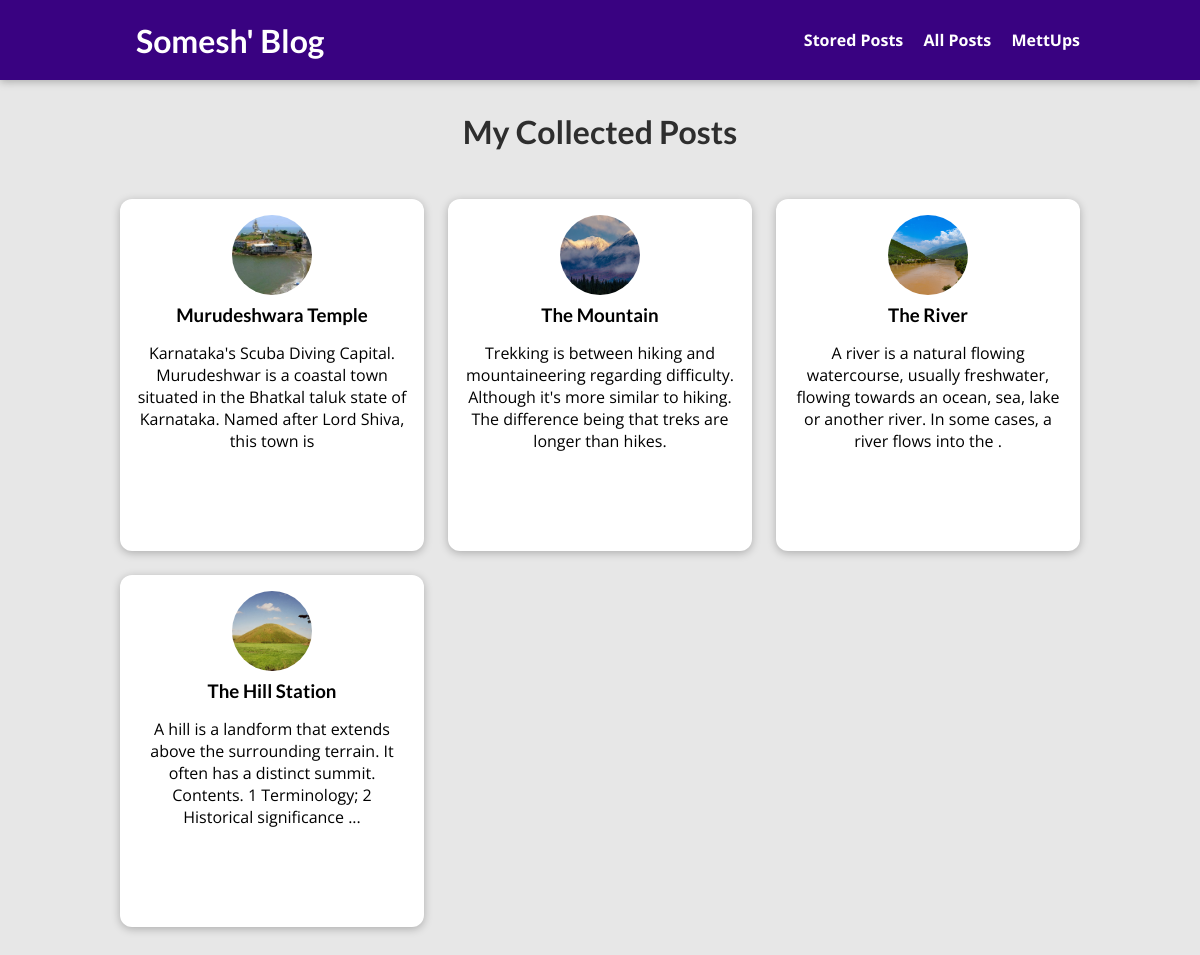
The page /posts on the database its author committed.
### blog/models.py (models this page shows, shortened)
class Post(models.Model):
    author = models.ForeignKey(Author, on_delete=models.SET_NULL, null=True, related_name='post_author')
    tags = models.ManyToManyField(Tag, related_name='post_tag')
    title = models.CharField(max_length=150)
    excerpt = models.CharField(max_length=200)
    image = models.ImageField(upload_to="posts", null=True)
    date = models.DateTimeField(auto_now=True)
    slug = models.SlugField(unique=True, db_index=True)
    content = models.TextField(validators=[MinLengthValidator(10)])

### blog/views.py (the view)
# urls.py: path('posts', views.AllPostsView.as_view(), name='post_page'),
class AllPostsView(ListView):
    model = Post
    template_name = 'blog/all_post.html'
    ordering = ('-date')
    context_object_name = 'post'

### blog/templates/blog/all_post.html (shortened to what this page needs)
{% extends 'base.html' %}
{% load static %}
{% block css_file %}
  <link rel="stylesheet" href="{% static 'blog/css/all_post.css' %}">
  <link rel="stylesheet" href="{% static 'blog/css/post.css' %}">
{% endblock %}
{% block content %}
<section id="all-posts">
  <h2>My Collected Posts</h2>
  <ul>
    {% for k in post %}
      {% include 'blog/include/post.html' %}
    {% endfor %}
  </ul>
</section>
{% endblock %}

### blog/templates/blog/include/post.html
{% load static %}
<li>
  <article class="post">
    <a href="{% url 'post_detail_page' slug=k.slug %}">
      <img src="{{ k.image.url }}" alt="Mountain Hiking">
      <div class="post__content">
        <h3>{{ k.title }}</h3>
        <p>{{ k.excerpt }}</p>
      </div>
    </a>
  </article>
</li>

### static/css/app.css (style rules this page uses)
* { box-sizing: border-box; }
html { font-family: 'Open Sans', 'Lato', sans-serif; }
body { margin: 0; }
h1, h2, h3 { font-family: 'Lato', sans-serif; font-weight: bold; }

### blog/static/blog/css/all_post.css (style rules this page uses)
body { background-color: #e7e7e7; }
#all-posts { margin: 7rem auto; width: 90%; max-width: 60rem; }
#all-posts h2 { text-align: center; font-size: 2rem; color: #2e2e2e; margin: 3rem 0; }
ul { list-style: none; margin: 0; padding: 0; display: grid; grid-template-columns: repeat(auto-fill, minmax(17rem, 1fr)); gap: 1.5rem; }
.post img { width: 7rem; height: 7rem; }
.post a { height: 22rem; transform-origin: center; box-shadow: 0 2px 8px rgba(0, 0, 0, 0.25); border-radius: 12px; background-color: white; }

### blog/static/blog/css/post.css (style rules this page uses)
.post { display: flex; flex-direction: column; align-items: center; text-align: center; }
.post a { text-decoration: none; color: black; transition: all 0.2s ease; padding: 1rem; }
.post img { width: 5rem; height: 5rem; object-fit: cover; border-radius: 50%; }
.post h3 { margin: 0.25rem 0; }

### rows shown on the page
Post: image (picture), title "Murudeshwara Temple", excerpt "Karnataka's Scuba Diving Capital. Murudeshwar is a coastal town situated in the Bhatkal taluk state of Karnataka. Named after Lord Shiva, this town is"
Post: image (picture), title "The Mountain", excerpt "Trekking is between hiking and mountaineering regarding difficulty. Although it's more similar to hiking. The difference being that treks are longer than hikes."
Post: image (picture), title "The River", excerpt "A river is a natural flowing watercourse, usually freshwater, flowing towards an ocean, sea, lake or another river. In some cases, a river flows into the ."
Post: image (picture), title "The Hill Station", excerpt "A hill is a landform that extends above the surrounding terrain. It often has a distinct summit. Contents. 1 Terminology; 2 Historical significance ..."
